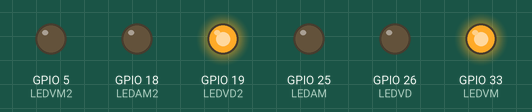
The sketch below on a simulated ESP32. Shown: output pins drawn as LEDs (lit = HIGH).

Above: at 2.0 s.
At 5.0 s:
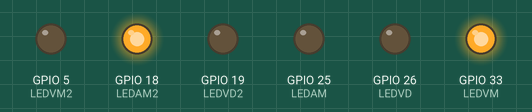
At 8.0 s:
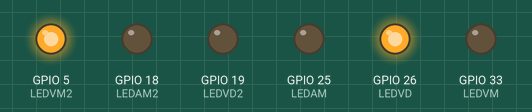
At 11.0 s:
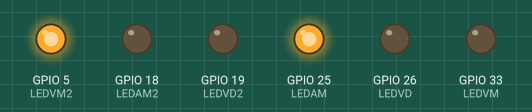
Timing chart, 0 to 15.6 s (numbered marks = the images above):
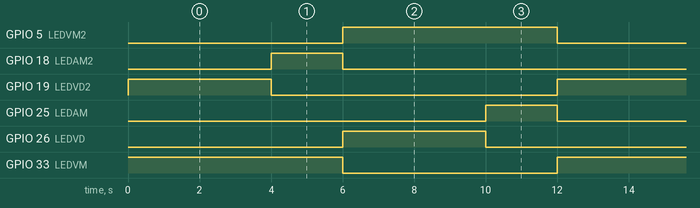

Measured:
- by itself, GPIO 5 (LEDVM2), GPIO 33 (LEDVM): alternates HIGH for 6.0 s and LOW for 6.0 s
- by itself, GPIO 18 (LEDAM2), GPIO 25 (LEDAM): alternates HIGH for 2.0 s and LOW for 10.0 s
- by itself, GPIO 19 (LEDVD2), GPIO 26 (LEDVD): alternates HIGH for 4.0 s and LOW for 8.0 s

The sketch:

Semafaro.ino
```cpp
#define LEDVM 33
#define LEDAM 25
#define LEDVD 26
#define LEDVM2 5
#define LEDAM2 18
#define LEDVD2 19

void setup() {
  pinMode(LEDVM, OUTPUT);
  pinMode(LEDAM, OUTPUT);
  pinMode(LEDVD, OUTPUT);
  pinMode(LEDVM2,OUTPUT);
  pinMode(LEDAM2,OUTPUT);
  pinMode(LEDVD2,OUTPUT);
}

void loop() {
digitalWrite(LEDVM, HIGH);
digitalWrite(LEDVD2, HIGH);
delay(4000);
digitalWrite(LEDVD2, LOW);
digitalWrite(LEDAM2, HIGH);
delay(2000);
digitalWrite(LEDVM, LOW);
digitalWrite(LEDAM2, LOW);
digitalWrite(LEDVM2, HIGH);
digitalWrite(LEDVD, HIGH);
delay(4000);
digitalWrite(LEDVD, LOW);
digitalWrite(LEDAM, HIGH);
delay(2000);
digitalWrite(LEDVM2, LOW);
digitalWrite(LEDAM, LOW);


}
```
